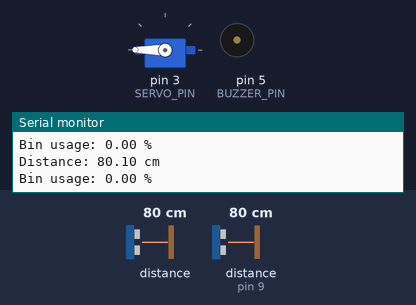
Recording of a sketch running on a simulated Arduino Uno, built with avr-gcc and run on an emulated ATmega328P. Shown: servo, buzzer (waves = sounding), the last lines printed to the serial monitor. Wiring (inferred from the names in the program): ultrasonic range finder: trigger pin 6; echo pin 9. Inputs (shaded band) come from the test bench; at power-on: distance to the obstacle 80 cm, distance to the obstacle (sensor on pin 9) 80 cm. The echo pulse lasts 58.3 µs per cm.

Above: at 1.2 s.
1.3 s: distance to the obstacle (sensor 0) set to 6 cm
2.8 s: distance to the obstacle (sensor 0) set to 3 cm
At 3.5 s:
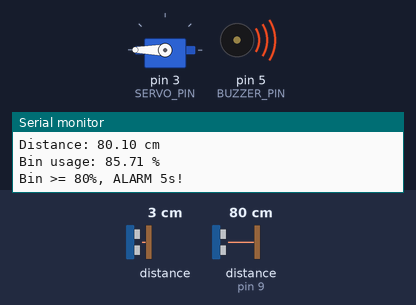
Timing chart, 0 to 9.4 s (numbered marks = the images above; inputs shaded):
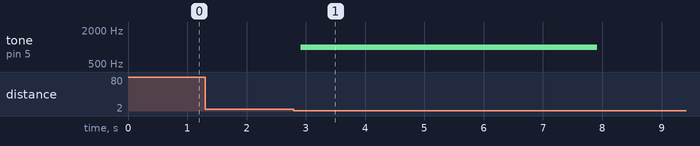

The sketch:

final_code.ino
```cpp
#include <Servo.h>
#include "Adafruit_VL53L0X.h"

const int TRIG_PIN   = 6;
const int ECHO_PIN   = 9;
const int SERVO_PIN  = 3;
const int BUZZER_PIN = 5;

Servo lidServo;

// This angle can be adjusted according to the actual trash bin design
const int LID_CLOSED_ANGLE = 180;  // Servo angle when the lid is closed
const int LID_OPEN_ANGLE   = 10;   // Servo angle when the lid is open

const float OPEN_DISTANCE_CM  = 10.0;   // <= 10 cm: open the lid
const float CLOSE_DISTANCE_CM = 12.0;   // >= 12 cm: close the lid

bool lidIsOpen = false;

Adafruit_VL53L0X lox = Adafruit_VL53L0X();

// Total depth of the trash bin
const float BIN_DEPTH_CM = 21.0;

// Usage alarm thresholds
const float FULL_THRESHOLD_PERCENT  = 80.0;  // Alarm when above 80%
const float RESET_THRESHOLD_PERCENT = 70.0;  // Allow alarm again when below 70%

bool hasAlarmed = false;

// Function: Ultrasonic distance measurement (from Arduino library)
float getDistanceCm() {
  digitalWrite(TRIG_PIN, LOW);
  delayMicroseconds(2);
  digitalWrite(TRIG_PIN, HIGH);
  delayMicroseconds(10);
  digitalWrite(TRIG_PIN, LOW);

  long duration = pulseIn(ECHO_PIN, HIGH, 30000); // timeout 30 ms

  if (duration == 0) {
    // If no reading is obtained, return a large value
    return 999.0;
  }

  // Speed of sound is approximately 340 m/s.
  //Distance (m) = time × speed.
  //Converted: distance (cm) = time (µs) / 58.
  float distanceCm = duration / 58.0;
  return distanceCm;
}

// Function: Buzzer alarm
void beepFor5Seconds() {
  tone(BUZZER_PIN, 1000);  // 1 kHz tone
  delay(5000);
  noTone(BUZZER_PIN);
}

// Function: Read trash bin usage percentage
// Returns -1 if measurement fails
float getBinUsagePercent() {
  VL53L0X_RangingMeasurementData_t measure;
  lox.rangingTest(&measure, false);

  if (measure.RangeStatus == 4) {
    return -1.0;
  }

  // Remaining depth inside the bin
  float depthCm = measure.RangeMilliMeter / 10.0;

  float garbageHeightCm = BIN_DEPTH_CM - depthCm;

  if (garbageHeightCm < 0)            garbageHeightCm = 0;
  if (garbageHeightCm > BIN_DEPTH_CM) garbageHeightCm = BIN_DEPTH_CM;

  float usagePercent = garbageHeightCm * 100.0 / BIN_DEPTH_CM;
  return usagePercent;
}

void setup() {
  Serial.begin(9600);

  pinMode(TRIG_PIN, OUTPUT);
  pinMode(ECHO_PIN, INPUT);
  pinMode(BUZZER_PIN, OUTPUT);

  lidServo.attach(SERVO_PIN);
  lidServo.write(LID_CLOSED_ANGLE);

  // Initialize VL53L0X
  if (!lox.begin()) {
    Serial.println("Failed to find VL53L0X sensor, check wiring!");
    while (1) { delay(10); } // Stop here if the sensor is not found
  }

  Serial.println("Smart bin ready.");
}

void loop() {

  float distance = getDistanceCm();
  Serial.print("Distance: ");
  Serial.print(distance);
  Serial.println(" cm");

  if (!lidIsOpen && distance <= OPEN_DISTANCE_CM) {
    // Person approaches, open the lid
    lidServo.write(LID_OPEN_ANGLE);
    lidIsOpen = true;
    Serial.println("Lid OPEN");
    delay(300); // Buffer to prevent repeated triggering
  }
  else if (lidIsOpen && distance >= CLOSE_DISTANCE_CM) {
    // Person leaves, close the lid
    lidServo.write(LID_CLOSED_ANGLE);
    lidIsOpen = false;
    Serial.println("Lid CLOSE");
    delay(300);
  }

  // Read trash bin usage and check if alarm is needed
  float usagePercent = getBinUsagePercent();

  if (usagePercent < 0) {
    Serial.println("Bin depth: OUT OF RANGE");
  } else {
    Serial.print("Bin usage: ");
    Serial.print(usagePercent);
    Serial.println(" %");

    // Alarm logic
    if (!hasAlarmed && usagePercent >= FULL_THRESHOLD_PERCENT) {
      Serial.println("Bin >= 80%, ALARM 5s!");
      beepFor5Seconds();
      hasAlarmed = true;  // Mark that the alarm has been triggered
    }
    else if (hasAlarmed && usagePercent <= RESET_THRESHOLD_PERCENT) {
      Serial.println("Bin usage back below reset threshold, alarm reset.");
      hasAlarmed = false;
    }
  }

  delay(200);
}
```

Measured:
- the behaviour switches between 5 and 4 cm on distance to the obstacle (sensor 0) (found by bisection; images 0 and 1)
- after the input at 2.8 s, tone on pin 5 (BUZZER_PIN): silent → 1000 Hz after 0.11 s, → silent 5.0 s later
